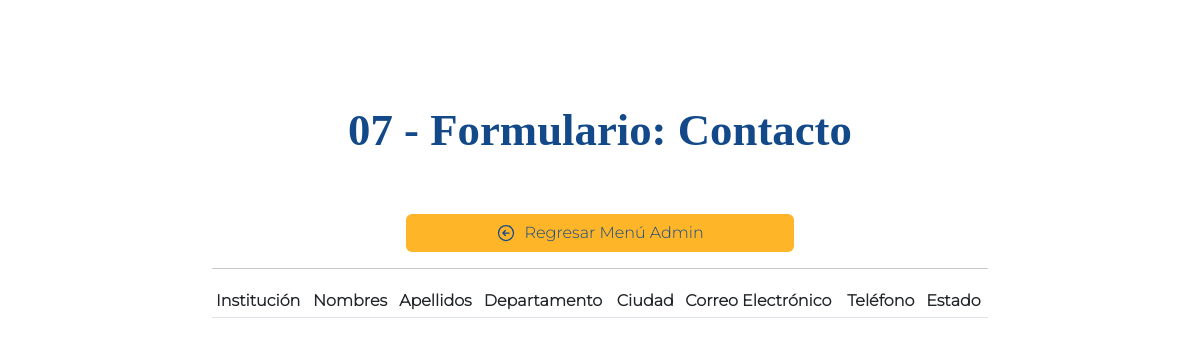
Before: /admin/07-contacts.php (signed in) with the older database file.
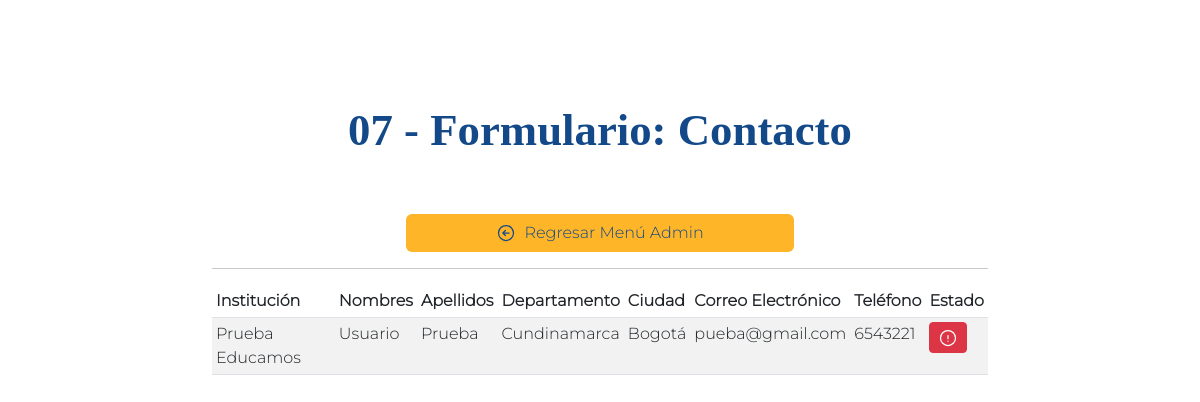
After: the same page with the newer database file.
### tables this page shows
CREATE TABLE `contacts` (
  `id` int(11) NOT NULL,
  `institution` varchar(64) NOT NULL,
  `firstname` varchar(32) NOT NULL,
  `lastname` varchar(32) NOT NULL,
  `department` varchar(32) NOT NULL,
  `city` varchar(32) NOT NULL,
  `email` varchar(64) NOT NULL,
  `phone` varchar(32) NOT NULL,
  `status` varchar(16) NOT NULL
);

### config/database.php (called while the page is built, shortened)
<?php
    function listContacts($conx) {
        try {
            $sql = "SELECT * FROM contacts";
            $stm = $conx->prepare($sql);
            $stm->execute();
            return $stm->fetchAll();
        } catch (PDOException $e) {
            echo $e->getMessage();
        }
    }

### admin/07-contacts.php (the view, shortened to what this page needs)
<?php include '../config/database.php'  ?>
<!DOCTYPE html>
<html lang="en">
<head>
    <link rel="stylesheet" href="../css/bootstrap.min.css">
    <link rel="stylesheet" href="../css/admin.css">
</head>
<body>
    <main class="container-fluid">
        <section class="form row my-5">
            <h2 class="title-form text-center p-2 my-5">07 - Formulario: Contacto</h2>
            <div class="col-md-8 offset-md-2">
                <?php if (!isset($_SESSION['uid'])):?>
                <?php
                    echo "<script>
                            alert('Debe iniciar sesión!');
                            window.location.replace('index.php');
                          </script>";
                ?>
                <?php else: ?>
                    <a href="index.php" class="btn bg-yellow d-flex flex-row justify-content-center align-items-center w-50 mx-auto">
                    <svg xmlns="http://www.w3.org/2000/svg" fill="none" viewBox="0 0 24 24" stroke-width="1.5" stroke="currentColor" class="w-6 h-6">
                        <path stroke-linecap="round" stroke-linejoin="round" d="M11.25 9l-3 3m0 0l3 3m-3-3h7.5M21 12a9 9 0 11-18 0 9 9 0 0118 0z" />
                    </svg> &nbsp;
                        Regresar Menú Admin
                    </a>
                    <hr>
                    <div class="table-responsive">
                        <table class="table table-striped table-sm">
                            <thead>
                                <tr>
                                    <th>Institución</th>
                                    <th>Nombres</th>
                                    <th>Apellidos</th>
                                    <th>Departamento</th>
                                    <th>Ciudad</th>
                                    <th>Correo Electrónico</th>
                                    <th>Teléfono</th>
                                    <th>Estado</th>
                                </tr>
                            </thead>
                            <tbody>
                                <?php $options = listContacts($conx); ?>
                                <?php foreach($options as $option): ?>
                                <tr>
                                    <td><?php echo $option['institution']; ?></td>
                                    <td><?php echo $option['firstname']; ?></td>
                                    <td><?php echo $option['lastname']; ?></td>
                                    <td><?php echo $option['department']; ?></td>
                                    <td><?php echo $option['city']; ?></td>
                                    <td><?php echo $option['email']; ?></td>
                                    <td><?php echo $option['phone']; ?></td>
                                    <td>
                                        <?php if ($option['status'] == 0): ?>
                                            <button class="btn btn-sm btn-danger">
                                                <svg xmlns="http://www.w3.org/2000/svg" fill="none" viewBox="0 0 24 24" stroke-width="1.5" stroke="currentColor" class="w-6 h-6">
                                                    <path stroke-linecap="round" stroke-linejoin="round" d="M12 9v3.75m9-.75a9 9 0 11-18 0 9 9 0 0118 0zm-9 3.75h.008v.008H12v-.008z" />
                                                </svg>
                                            </button>
                                        <?php endif ?>
                                    </td>
                                </tr>
                                <?php endforeach ?>
                                </tbody>
                        </table>
                    </div>
                <?php endif ?>
            </div>
        </section>
    </main>
</body>
</html>

### css/admin.css (style rules this page uses)
html { font-size: 16px; scroll-behavior: smooth; }
body { font-family: 'Montserrat-Light'; }
h1, h2, h3 { font-family: SourceSans; }
main .bg-yellow { color: #134989; background-color: #ffb528; }
svg { width: 20px; }
main section.form h2 { font-size: 2.8rem; font-weight: bold; color: #134989; }
main section.form button { font-weight: bold; }

Changed rows visible on the page:
added contacts: institution "Prueba Educamos", firstname "Usuario", lastname "Prueba", department "Cundinamarca", city "Bogotá", email "pueba@gmail.com", phone "6543221", status "0" (drawn)
